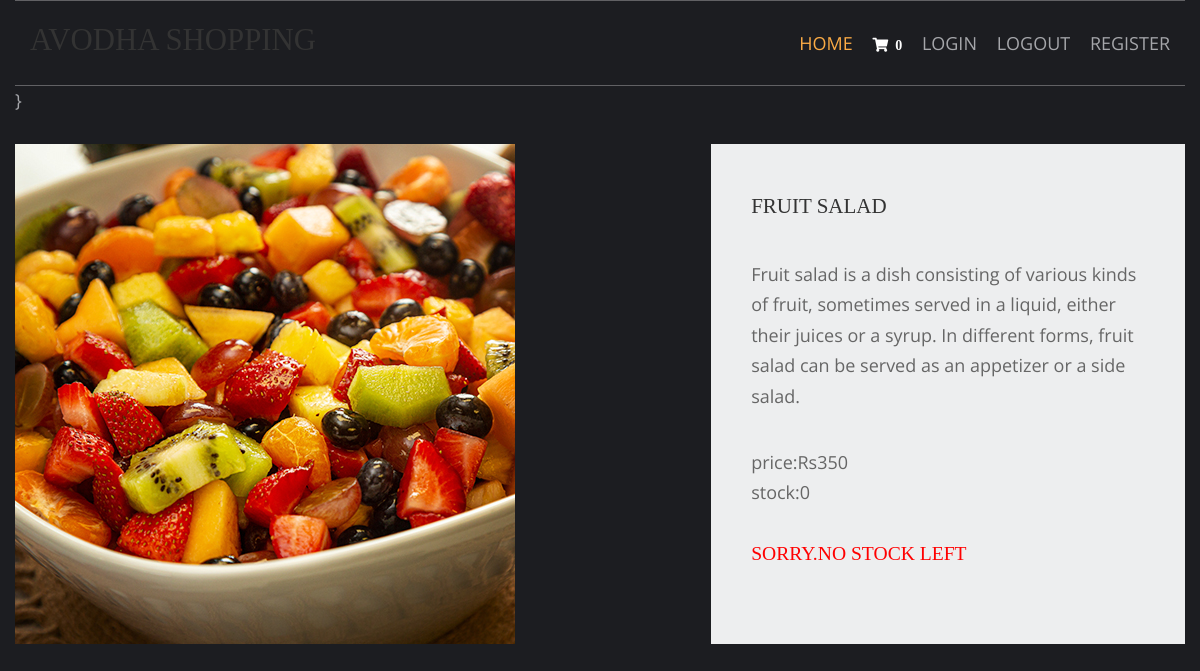
/fruit-recipes/fruit-salad (signed in), run on the app's committed database.
### shop/models.py (models this page shows, shortened)
class products(models.Model):
   name=models.CharField(max_length=150,unique=True)
   slug = models.SlugField(max_length=250, unique=True)
   img=models.ImageField(upload_to='product')
   desc=models.TextField()
   stock=models.IntegerField()
   available=models.BooleanField()
   price=models.IntegerField()
   category=models.ForeignKey(categ,on_delete=models.CASCADE)

### shop/views.py (the view)
# urls.py: path('<slug:c_slug>/<slug:product_slug>',views.prodDetails,name='details'),
def prodDetails(request,c_slug,product_slug):
    try:
        prod=products.objects.get(category__slug=c_slug,slug=product_slug)
    except Exception as e:
        raise e
    return render(request,'item.html',{'pr':prod})

### cart/context_processor.py (called while the page is built)
def count(request):
      item_count=0
      if 'admin' in request.path:
          return{}
      else:
          try:
              ct=cartlist.objects.filter(cart_id=c_id(request))
              cti=items.objects.all().filter(cart=ct[:1])
              for c in cti:
                  item_count=c.quan
          except cartlist.DoesNotExist:
              item_count=0
          return dict(itc=item_count)

### cart/views.py (called while the page is built)
def c_id(request):
      ct_id=request.session.session_key
      if not ct_id:
         ct_id=request.session_create()
      return ct_id

### templates/item.html (shortened to what this page needs)
{% extends 'base.html' %}
{% load static %}
{% block content %} }
<html lang="en">
<head>
    <link href="{% static 'pr/fontawesome/pr/css/all.min.css' %}" rel="stylesheet" />
    <link href="{% static 'pr/css/templatemo-comparto.css' %}" rel="stylesheet" />
</head>
<body>
<br><br>
        <section class="tm-mb-1" id="about">
            <div class="tm-row tm-about-row">
                <div class="tm-section-1-l">
                    <img src="{{pr.img.url}}" alt="About image" class="tm-img-responsive">
                </div>
                <article class="tm-section-1-r tm-bg-color-8">
                    <h2 class="tm-mb-2 tm-title-color">{{pr.name}}</h2>
                    <p>{{pr.desc}}<br></p>
                    <p>price:Rs{{pr.price}}<br>stock:{{pr.stock}}</p>
{% if pr.stock <= 0 %}
<h1 style="color:red">sorry.No stock left</h1>
{% else %}
                    <a href="{% url 'addcart' pr.id %}" class="tm-btn tm-btn-1 tm-link-to-services">Add to cart</a>
{% endif %}
                </article>
            </div>
        </section>
</body>
</html>
{% endblock %}

### static/hm/layout/styles/layout.css (style rules this page uses)
*, *::before, *::after { transition:all .3s ease-in-out; }
body { color:#A5A6AA; background-color:#1C1D21; }

### static/pr/css/templatemo-comparto.css (style rules this page uses)
*, *::before, *::after { box-sizing: border-box; outline: none; }
ul, h1, h2, h3, h4, p, figure { padding: 0; margin: 0; }
body { font-family: 'Open Sans', Arial, sans-serif; font-size: 18px; overflow-x: hidden; padding-left: 15px; padding-right: 15px; margin: 0; }
h2 { font-size: 1.5rem; }
p { color: #666; line-height: 1.7; margin-bottom: 35px; }
h1, h2, h3, h4, h5, h6 { color: #333; }
.tm-mb-1 { margin-bottom: 20px; }
.tm-mb-2 { margin-bottom: 40px; }
.tm-bg-color-8 { background-color: #EDEEEF; }
.tm-img-responsive { max-width: 100%; height: auto; }
.tm-section-1-l { width: 57.85%; margin-right: 1.65%; }
.tm-section-1-r { padding: 50px 40px; width: 40.5%; }
.tm-row { display: flex; }

### static/hm/layout/styles/framework.css (style rules this page uses)
html { overflow-y:scroll; overflow-x:hidden; }
html, body { margin:0; padding:0; font-size:14px; line-height:1.6em; }
*, *::before, *::after { box-sizing:border-box; }
img { width:auto; max-width:100%; height:auto; margin:0; padding:0; border:none; line-height:normal; vertical-align:middle; }
body, input, textarea, select { font-family:Verdana, Geneva, sans-serif; }
h1, h2, h3, h4, h5, h6, .heading { font-family:Georgia, "Times New Roman", Times, serif; }
::placeholder { opacity:1; }
h1, h2, h3, h4, h5, h6, .heading { margin:0 0 20px 0; font-size:1.4rem; line-height:normal; font-weight:normal; text-transform:uppercase; }
address, article, aside, figcaption, figure, footer, header, main, nav, section { display:block; margin:0; padding:0; }

### data on the page
products: img (picture), name "FRUIT SALAD", desc "Fruit salad is a dish consisting of various kinds of fruit, sometimes served in a liquid, either their juices or a syrup. In different forms, fruit salad can be served as an appetizer or a side salad.", price "350", stock "0"

### other printed values
{{ itc }} "0"
